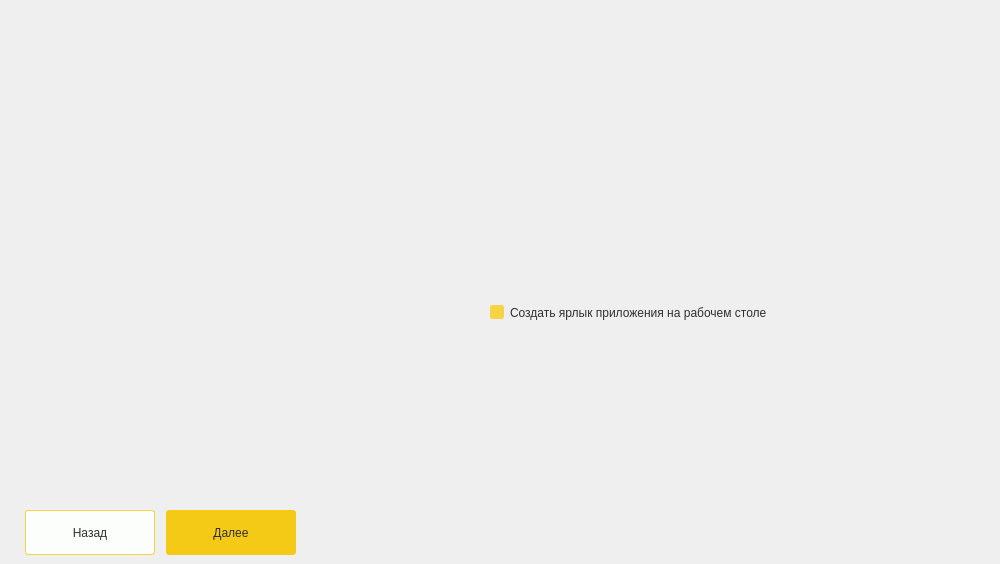
     <widget class="QWidget" name="page_7">
      <widget class="QPushButton" name="btn_next_link">
       <property name="geometry">
        <rect>
         <x>166</x>
         <y>510</y>
         <width>130</width>
         <height>45</height>
        </rect>
       </property>
       <property name="minimumSize">
        <size>
         <width>130</width>
         <height>45</height>
        </size>
       </property>
       <property name="maximumSize">
        <size>
         <width>200</width>
         <height>16777215</height>
        </size>
       </property>
       <property name="styleSheet">
        <string notr="true">QPushButton {
	border-radius: 3px;
	background-color: rgb(244, 202, 22);
	color: rgb(48, 47, 47);
}

QPushButton:hover {
	background-color: rgb(247, 211, 70);
}</string>
       </property>
       <property name="text">
        <string>Далее</string>
       </property>
      </widget>
      <widget class="QLabel" name="link_lbl">
       <property name="geometry">
        <rect>
         <x>-80</x>
         <y>70</y>
         <width>501</width>
         <height>421</height>
        </rect>
       </property>
       <property name="text">
        <string/>
       </property>
       <property name="scaledContents">
        <bool>false</bool>
       </property>
      </widget>
      <widget class="QPushButton" name="btn_back_link">
       <property name="geometry">
        <rect>
         <x>25</x>
         <y>510</y>
         <width>130</width>
         <height>45</height>
        </rect>
       </property>
       <property name="minimumSize">
        <size>
         <width>130</width>
         <height>45</height>
        </size>
       </property>
       <property name="maximumSize">
        <size>
         <width>200</width>
         <height>16777215</height>
        </size>
       </property>
       <property name="styleSheet">
        <string notr="true">QPushButton {
	border: 1px solid rgb(247, 211, 70);
	border-radius: 3px;
	background-color: rgb(252, 254, 252);
	color: rgb(48, 47, 47);
}

QPushButton:hover {
	background-color: rgb(247, 211, 70);
}</string>
       </property>
       <property name="text">
        <string>Назад</string>
       </property>
      </widget>
      <widget class="QCheckBox" name="link_chk">
       <property name="geometry">
        <rect>
         <x>490</x>
         <y>290</y>
         <width>501</width>
         <height>45</height>
        </rect>
       </property>
       <property name="minimumSize">
        <size>
         <width>0</width>
         <height>45</height>
        </size>
       </property>
       <property name="styleSheet">
        <string notr="true">QCheckBox {
	color: rgb(48, 47, 47);
}

QCheckBox::indicator:unchecked {
	border: 1px solid rgb(247, 211, 70);
	border-radius: 2px;
	background-color: rgb(252, 254, 252);
}

QCheckBox::indicator:checked {
	border: 1px solid rgb(247, 211, 70);
	border-radius: 2px;
	background-color: rgb(247, 211, 70);
}</string>
       </property>
       <property name="text">
        <string>Создать ярлык приложения на рабочем столе</string>
       </property>
       <property name="checked">
        <bool>true</bool>
       </property>
      </widget>
     </widget>
